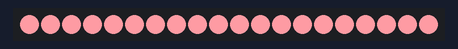
Bench run of a sketch on a simulated Arduino Leonardo, built with avr-gcc and run on an emulated ATmega32U4. On the bench: 20 RGB LEDs in strip order, left to right. Dim RGB values are drawn brighter than linear.

Above: at 0.16 s.
At 15.17 s:
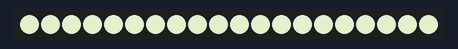
At 19.38 s:
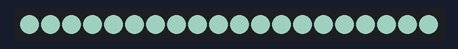
At 38.6 s:
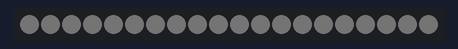

The sketch:

PastelBreathe.ino
```cpp
// Code by Leonardo Martinez
// For inquries, Leos32111@gmail.com

//      PROTOTYPE FOR PERSONAL BREATHING FASTLED PROGRAM      //

#include <FastLED.h>

#define NUM_LEDS 20
#define DATA_PIN 4

CRGB leds[NUM_LEDS];

// CHANGE NUM PASTELS FOR NUMBER OF PASTELS WITHIN THE ARRAY, ADD OR SUBTRACT AS MANY AS NEED
#define NUM_PASTELS 6
CRGB pastels[NUM_PASTELS] = {CRGB(253,154,162), CRGB(253,183,178), CRGB(254,218,193), CRGB(226,240,204), CRGB(181,235,215), CRGB(199,206,234)};

int delayTime = 10;
int c = 0;

void setup() {
  FastLED.addLeds<NEOPIXEL, DATA_PIN>(leds, NUM_LEDS);

  fill_solid( leds, NUM_LEDS, pastels[c]);
  FastLED.show();
}

void loop() {
  for(int i = 255; i >= 0; i--)
  {
    FastLED.setBrightness(i);
    FastLED.delay(delayTime);
  }

  c++;

  if(c > NUM_PASTELS)
  {
    c = 0;
  }

  fill_solid( leds, NUM_LEDS, pastels[c]);

  for(int i = 0; i <= 255; i++)
  {
    FastLED.setBrightness(i);
    FastLED.delay(delayTime);
  }

}

// Leonardo Martinez
```
